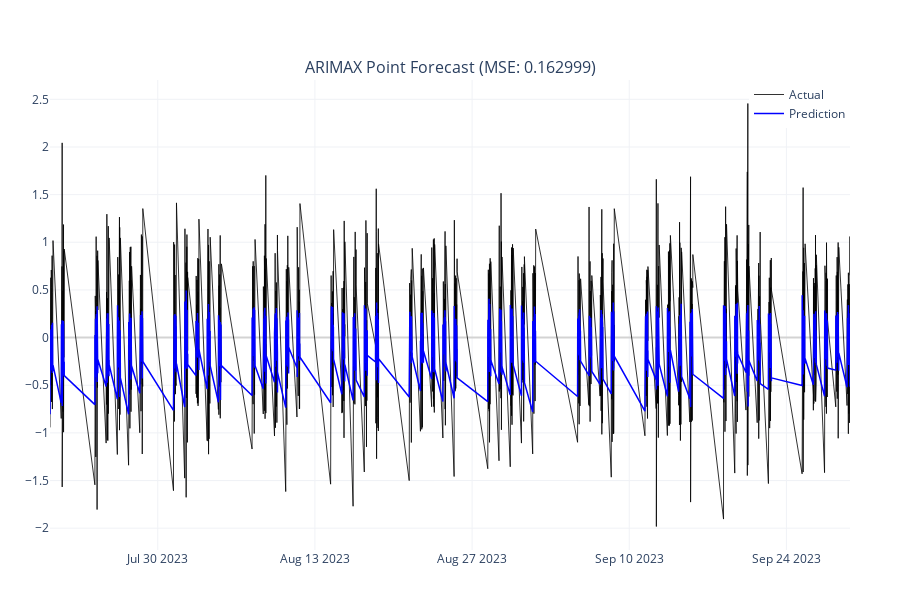

The cell this chart's notebook holds for it:
### Code cell
#PLOT RESULTS
fig = make_subplots(rows=1, cols=1, subplot_titles=[f"ARIMAX Point Forecast (MSE: {mse_test:.6f})"])
fig.add_trace(go.Scatter(x=test_data.index[-len(test_diff):], y=test_diff, name="Actual", line=dict(color='black', width=1), opacity=0.8), row=1, col=1)
fig.add_trace(go.Scatter(x=test_data.index[-len(test_diff):], y=test_forecast, name="Prediction", line=dict(color='blue', width=1.5)), row=1, col=1)
fig.update_layout(template="plotly_white", height=600, showlegend=True, legend=dict(orientation="v", yanchor="top", y=1, xanchor="right", x=1), margin=dict(l=50, r=50, t=80, b=50))
fig.update_xaxes(showgrid=True, gridwidth=1, gridcolor='#f0f2f6', tickformat='%b %d %Y')
fig.update_yaxes(showgrid=True, gridwidth=1, gridcolor='#f0f2f6', zeroline=True, zerolinecolor='lightgrey')
fig.show()

### Figure 1 — Plotly figure (JSON) as saved in the notebook; plotly's stock layout.template omitted (floating-point values rounded to 4 significant figures; data arrays with more than 128 entries replaced by an {"elided": "..."} marker saying what was removed)
{"data": [{"line": {"color": "black", "width": 1}, "name": "Actual", "opacity": 0.8, "type": "scatter", "x": {"elided": "3978 str values"}, "xaxis": "x", "y": {"elided": "3978 float values"}, "yaxis": "y"}, {"line": {"color": "blue", "width": 1.5}, "name": "Prediction", "type": "scatter", "x": {"elided": "3978 str values"}, "xaxis": "x", "y": {"elided": "3978 float values"}, "yaxis": "y"}], "layout": {"annotations": [{"font": {"size": 16}, "showarrow": false, "text": "ARIMAX Point Forecast (MSE: 0.162999)", "x": 0.5, "xanchor": "center", "xref": "paper", "y": 1, "yanchor": "bottom", "yref": "paper"}], "height": 600, "legend": {"orientation": "v", "x": 1, "xanchor": "right", "y": 1, "yanchor": "top"}, "margin": {"b": 50, "l": 50, "r": 50, "t": 80}, "showlegend": true, "xaxis": {"anchor": "y", "domain": [0, 1], "gridcolor": "#f0f2f6", "gridwidth": 1, "showgrid": true, "tickformat": "%b %d %Y"}, "yaxis": {"anchor": "x", "domain": [0, 1], "gridcolor": "#f0f2f6", "gridwidth": 1, "showgrid": true, "zeroline": true, "zerolinecolor": "lightgrey"}}}
